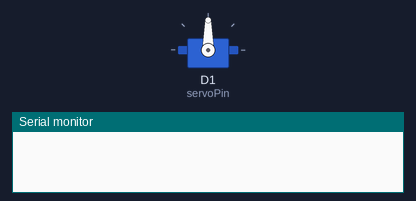
Bench run of a program on a simulated ESP8266 (NodeMCU). On the bench: servo, the last lines printed to the serial monitor.

Above: at 0.05 s.
At 1.25 s:
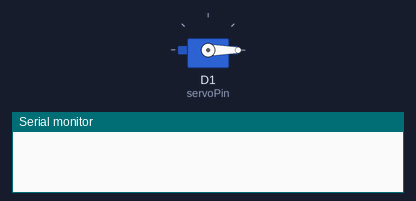
At 2.5 s:
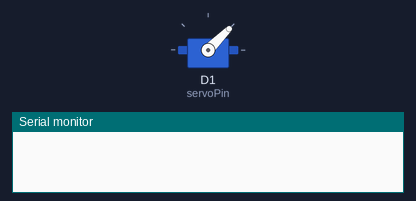
At 5.0 s:
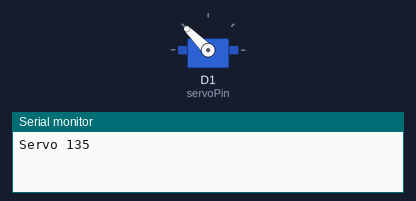
Timing chart, 0 to 6.5 s (numbered marks = the images above):
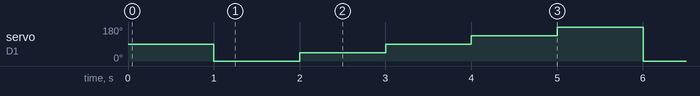

The program:

main.cpp
```cpp
#include <Arduino.h>
#include <Servo.h>
#include <ServoMachine.h>

int servoPin = D1;
ServoMachine servo(servoPin, 500, 2400);
//Servo servo(D1, 500, 2400);

void setup() {
  // put your setup code here, to run once:
    Serial.begin(9600);
    //servo.attach(D1, 500, 2400);
    //servo.write(0);
    servo.setup();
}

void loop() {
  // put your main code here, to run repeatedly:
    //servo.write(-90);
    //delay(1000);
    //servo.write(135);
    //delay(2000);
    //servo.write(90);
    //delay(1000);
    //servo.write(0);
    //delay(2000);
    long currentTime = millis();
    servo.update(currentTime);

}
```

Measured:
- by itself, servo on D1 (servoPin): repeats every 5.0 s: 45° 1.0 s, 90° 1.0 s, 135° 1.0 s, 180° 1.0 s, 0° 1.0 s
